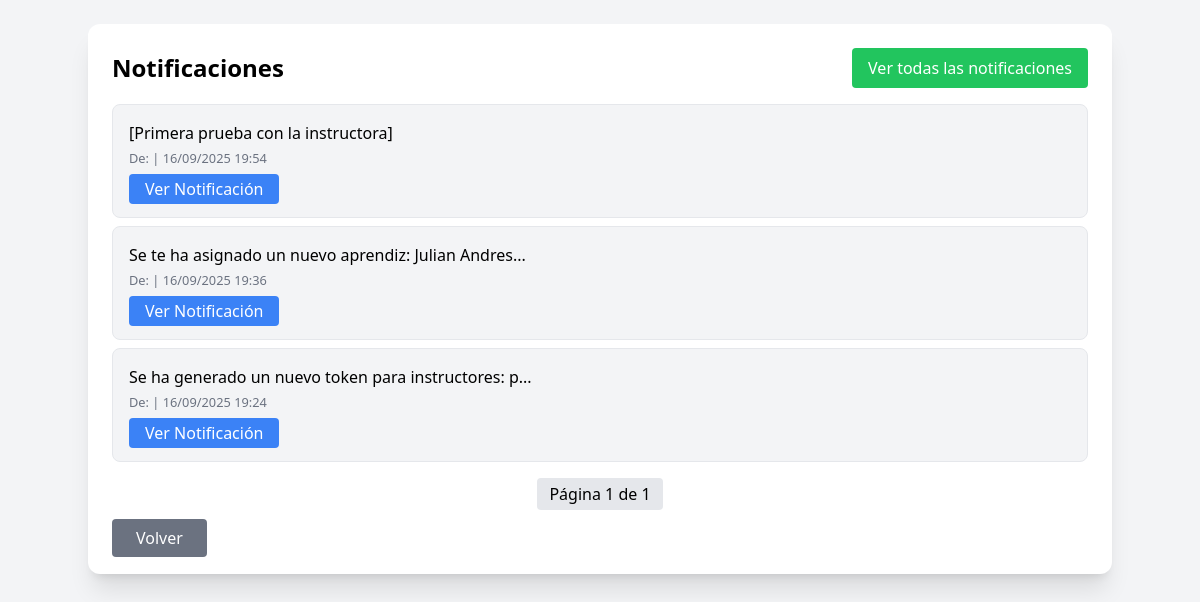
The page /instructor/notificaciones (signed in) on the database its author committed.
### app/models/users.py (models this page shows)
class Notificacion(db.Model):
    __tablename__ = 'notificacion'
    id = db.Column(db.Integer, primary_key=True)
    mensaje = db.Column(db.Text, nullable=False)
    remitente_id = db.Column(db.Integer, nullable=False)
    rol_remitente = db.Column(db.String(50), nullable=False)
    destinatario_id = db.Column(db.Integer, nullable=True)
    rol_destinatario = db.Column(db.String(50), nullable=True)
    visto = db.Column(db.Boolean, default=False)
    fecha_creacion = db.Column(db.DateTime, default=datetime.utcnow)

### app/routes/instructor_route.py (the view)
@bp.route('/notificaciones')
@login_required
def notificaciones():
    pagina = request.args.get('pagina', 1, type=int)
    per_page = 10  # Notificaciones por página
    pagination = Notificacion.query.filter(
        Notificacion.rol_destinatario == "Instructor",
        or_(Notificacion.destinatario_id == current_user.id_instructor, Notificacion.destinatario_id == None)
    ).order_by(Notificacion.fecha_creacion.desc()).paginate(page=pagina, per_page=per_page, error_out=False)
    notificaciones = pagination.items
    total_paginas = pagination.pages
    return render_template(
        'notificacion/listar.html',
        notificaciones=notificaciones,
        pagina_actual=pagina,
        total_paginas=total_paginas,
        now=datetime.now()
    )

### app/__init__.py (called while the page is built)
@login_manager.user_loader
def load_user(user_id):
    from app.models.users import Aprendiz, Instructor, Coordinador, Administrador
    try:
        role, id = user_id.split("-")
        id = int(id)
    except (ValueError, AttributeError):
        return None
    if role == "aprendiz":
        return Aprendiz.query.get(id)
    elif role == "instructor":
        return Instructor.query.get(id)
    elif role == "coordinador":
        return Coordinador.query.get(id)
    elif role == "administrador":
        return Administrador.query.get(id)
    return None

### app/templates/notificacion/listar.html (shortened to what this page needs)
<!DOCTYPE html>
<html lang="es">
<head>
    <script src="https://cdn.tailwindcss.com"></script>
</head>
<body class="bg-gray-100 p-6">
<div class="container mx-auto bg-white shadow-xl rounded-xl p-6">
    <div class="flex justify-between items-center mb-4">
        <h2 class="text-2xl font-bold">Notificaciones</h2>
        <button id="marcarTodasBtn"
                class="bg-green-500 text-white px-4 py-2 rounded hover:bg-green-600">
            Ver todas las notificaciones
        </button>
    </div>
    {% if notificaciones %}
        <ul class="space-y-2">
        {% for noti in notificaciones %}
            <li class="p-4 rounded-lg border {% if not noti.visto %}bg-blue-100{% else %}bg-gray-100{% endif %}">
                <p>{{ noti.mensaje[:50] }}{% if noti.mensaje|length > 50 %}...{% endif %}</p>
                <small class="text-gray-500">
                    De: {{ noti.remitente_nombre }} |
                    {{ noti.fecha_creacion.strftime('%d/%m/%Y %H:%M') }}
                </small>
                <div class="mt-2">
                    {% if current_user.__class__.__name__ == 'Administrador' %}
                        <a href="{{ url_for('adm_bp.ver_notificacion', noti_id=noti.id) }}"
                           class="bg-blue-500 text-white px-4 py-1 rounded hover:bg-blue-600">
                           Ver Notificación
                        </a>
                    {% elif current_user.__class__.__name__ == 'Coordinador' %}
                        <a href="{{ url_for('coordinador_bp.ver_notificacion', noti_id=noti.id) }}"
                           class="bg-blue-500 text-white px-4 py-1 rounded hover:bg-blue-600">
                           Ver Notificación
                        </a>
                    {% elif current_user.__class__.__name__ == 'Instructor' %}
                        <a href="{{ url_for('instructor_bp.ver_notificacion', noti_id=noti.id) }}"
                           class="bg-blue-500 text-white px-4 py-1 rounded hover:bg-blue-600">
                           Ver Notificación
                        </a>
                    {% elif current_user.__class__.__name__ == 'Aprendiz' %}
                        <a href="{{ url_for('aprendiz_bp.ver_notificacion', noti_id=noti.id) }}"
                           class="bg-blue-500 text-white px-4 py-1 rounded hover:bg-blue-600">
                           Ver Notificación
                        </a>
                    {% endif %}
                </div>
            </li>
        {% endfor %}
        </ul>
        <div class="mt-4 flex justify-center space-x-2">
            <span class="px-3 py-1 bg-gray-200 rounded">
                Página {{ pagina_actual }} de {{ total_paginas }}
            </span>
        </div>
    {% else %}
        <p class="text-gray-500">No tienes notificaciones.</p>
    {% endif %}
    <div class="mt-4">
        {% if current_user.__class__.__name__ == 'Administrador' %}
            <a href="{{ url_for('adm_bp.dashboard') }}"
               class="bg-gray-500 text-white px-6 py-2 rounded hover:bg-gray-600">
                Volver
            </a>
        {% elif current_user.__class__.__name__ == 'Coordinador' %}
            <a href="{{ url_for('coordinador_bp.dashboard') }}"
               class="bg-gray-500 text-white px-6 py-2 rounded hover:bg-gray-600">
                Volver
            </a>
        {% elif current_user.__class__.__name__ == 'Instructor' %}
            <a href="{{ url_for('instructor_bp.dashboard_instructor', instructor_id=current_user.id_instructor) }}"
               class="bg-gray-500 text-white px-6 py-2 rounded hover:bg-gray-600">
                Volver
            </a>
        {% elif current_user.__class__.__name__ == 'Aprendiz' %}
            <a href="{{ url_for('aprendiz_bp.dashboard_aprendiz', aprendiz_id=current_user.id_aprendiz) }}"
               class="bg-gray-500 text-white px-6 py-2 rounded hover:bg-gray-600">
                Volver
            </a>
        {% endif %}
    </div>
</div>
</body>
</html>

### rows shown on the page
Notificacion: mensaje "[Primera prueba con la instructora]", fecha_creacion "16/09/2025 19:54"
Notificacion: mensaje "Se te ha asignado un nuevo aprendiz: Julian Andres", fecha_creacion "16/09/2025 19:36"
Notificacion: mensaje "Se ha generado un nuevo token para instructores: p", fecha_creacion "16/09/2025 19:24"

### other values the page prints
{{ pagina_actual }} "1"
{{ total_paginas }} "1"
